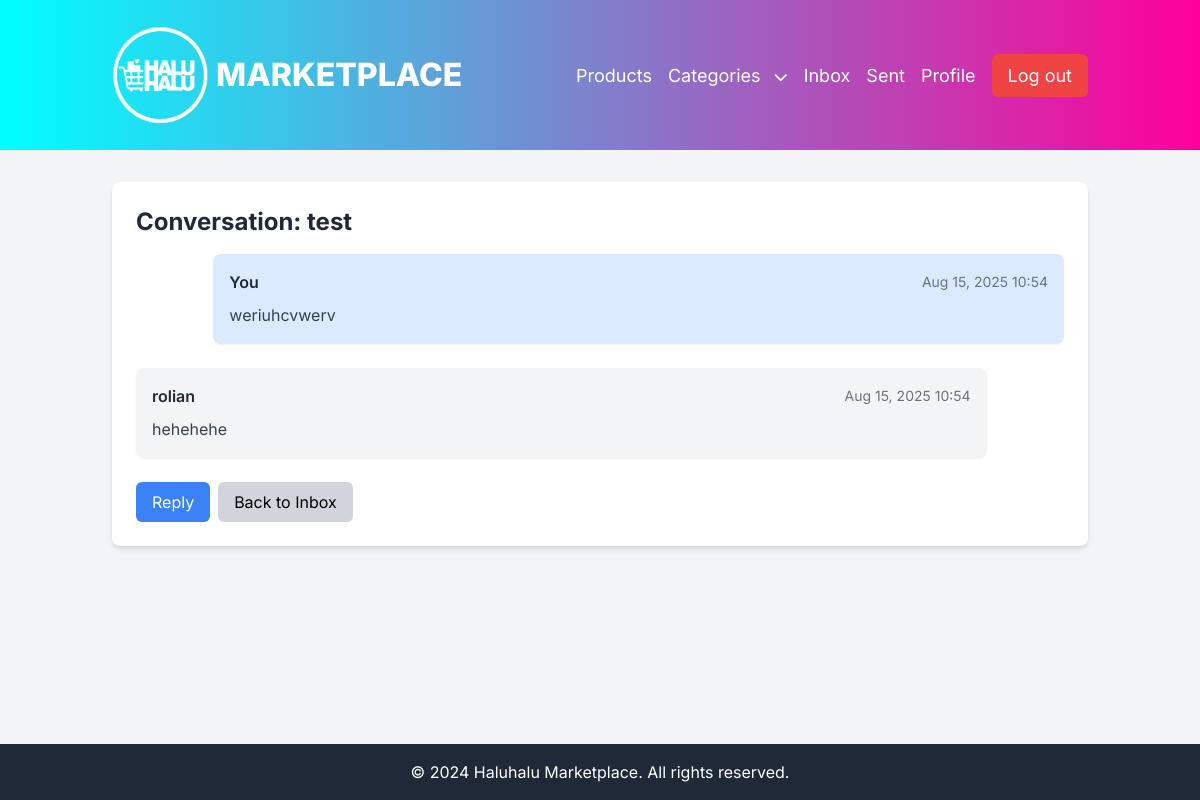
Page /messages/3/ (signed in) on the committed database.
### core/models.py (models this page shows, shortened)
class Message(models.Model):
    sender = models.ForeignKey(settings.AUTH_USER_MODEL, on_delete=models.CASCADE, related_name='sent_messages')
    receiver = models.ForeignKey(settings.AUTH_USER_MODEL, on_delete=models.CASCADE, related_name='received_messages')
    subject = models.CharField(max_length=255)
    body = models.TextField()
    sent_at = models.DateTimeField(auto_now_add=True)
    is_read = models.BooleanField(default=False)
    parent_message = models.ForeignKey('self', on_delete=models.SET_NULL, null=True, blank=True, related_name='replies')
    conversation_starter = models.ForeignKey('self', on_delete=models.SET_NULL, null=True, blank=True, related_name='conversation_messages_set') # Renamed related_name to avoid conflict
    class Meta:
        ordering = ['sent_at'] # Order messages by oldest first for conversation view

class CustomUser(AbstractUser):
    profile_pic = models.ImageField(upload_to='profile_pics', null=True, blank=True)

### core/views.py (the view)
# urls.py: path('messages/<int:pk>/', MessageDetailView.as_view(), name='message_detail'), # Now views whole conversation
class MessageDetailView(LoginRequiredMixin, DetailView):
    model = Message
    template_name = 'core/message_detail.html'
    context_object_name = 'current_message'
    login_url = 'login'
    def get_queryset(self):
        return Message.objects.filter(Q(sender=self.request.user) | Q(receiver=self.request.user))
    def get_object(self, queryset=None):
        obj = super().get_object(queryset=queryset)
        return obj
    def get_context_data(self, **kwargs):
        context = super().get_context_data(**kwargs)
        current_message = context['current_message']
        conversation_starter = current_message.conversation_starter or current_message
        conversation_messages = Message.objects.filter(
            Q(conversation_starter=conversation_starter) | Q(pk=conversation_starter.pk)
        ).order_by('sent_at')
        context['conversation_messages'] = conversation_messages
        all_participants = set()
        for msg in conversation_messages:
            all_participants.add(msg.sender)
            all_participants.add(msg.receiver)
        other_participant = None
        for participant in all_participants:
            if participant != self.request.user:
                other_participant = participant
                break
        context['other_participant'] = other_participant
        for msg in conversation_messages:
            if self.request.user == msg.receiver and not msg.is_read:
                msg.is_read = True
                msg.save()
        return context

### core/context_processors.py (called while the page is built)
def categories_processor(request):
    unique_categories = Product.objects.values_list('category', flat=True).distinct().order_by('category')
    return {'categories': unique_categories}

### core/templates/core/message_detail.html
{% extends 'base.html' %}
{% block content %}
<div class="bg-white rounded-lg shadow-md p-6">
    <h2 class="text-2xl font-bold text-gray-800 mb-4">Conversation: {{ current_message.subject }}</h2>
    <div class="space-y-6">
        {% for message in conversation_messages %}
            <div class="p-4 rounded-lg {% if message.sender == request.user %}bg-blue-100 ml-auto w-11/12{% else %}bg-gray-100 mr-auto w-11/12{% endif %} shadow-sm">
                <div class="flex justify-between items-center mb-2">
                    <span class="font-semibold text-gray-800">
                        {% if message.sender == request.user %}
                            You
                        {% else %}
                            {{ message.sender.username }}
                        {% endif %}
                    </span>
                    <span class="text-sm text-gray-500">{{ message.sent_at|date:"M d, Y H:i" }}</span>
                </div>
                <p class="text-gray-700 leading-relaxed">{{ message.body|linebreaksbr }}</p>
            </div>
        {% empty %}
            <p class="text-gray-600">No messages in this conversation yet.</p>
        {% endfor %}
    </div>
    <div class="mt-6 flex space-x-2">
        {% if other_participant %}
            <a href="{% url 'message_reply' current_message.pk %}" class="px-4 py-2 bg-blue-500 text-white rounded-md hover:bg-blue-600">Reply</a>
        {% endif %}
        <a href="{% url 'inbox' %}" class="px-4 py-2 bg-gray-300 rounded-md hover:bg-gray-400">Back to Inbox</a>
    </div>
</div>
{% endblock %}

### core/templates/base.html (style rules this page uses)
body { font-family: 'Inter', sans-serif; }

### rows in the picture
Message: subject "test", shows "You", sent_at "Aug 15, 2025 10:54", body "weriuhcvwerv"
Message: sender.username "rolian", sent_at "Aug 15, 2025 10:54", body "hehehehe"
